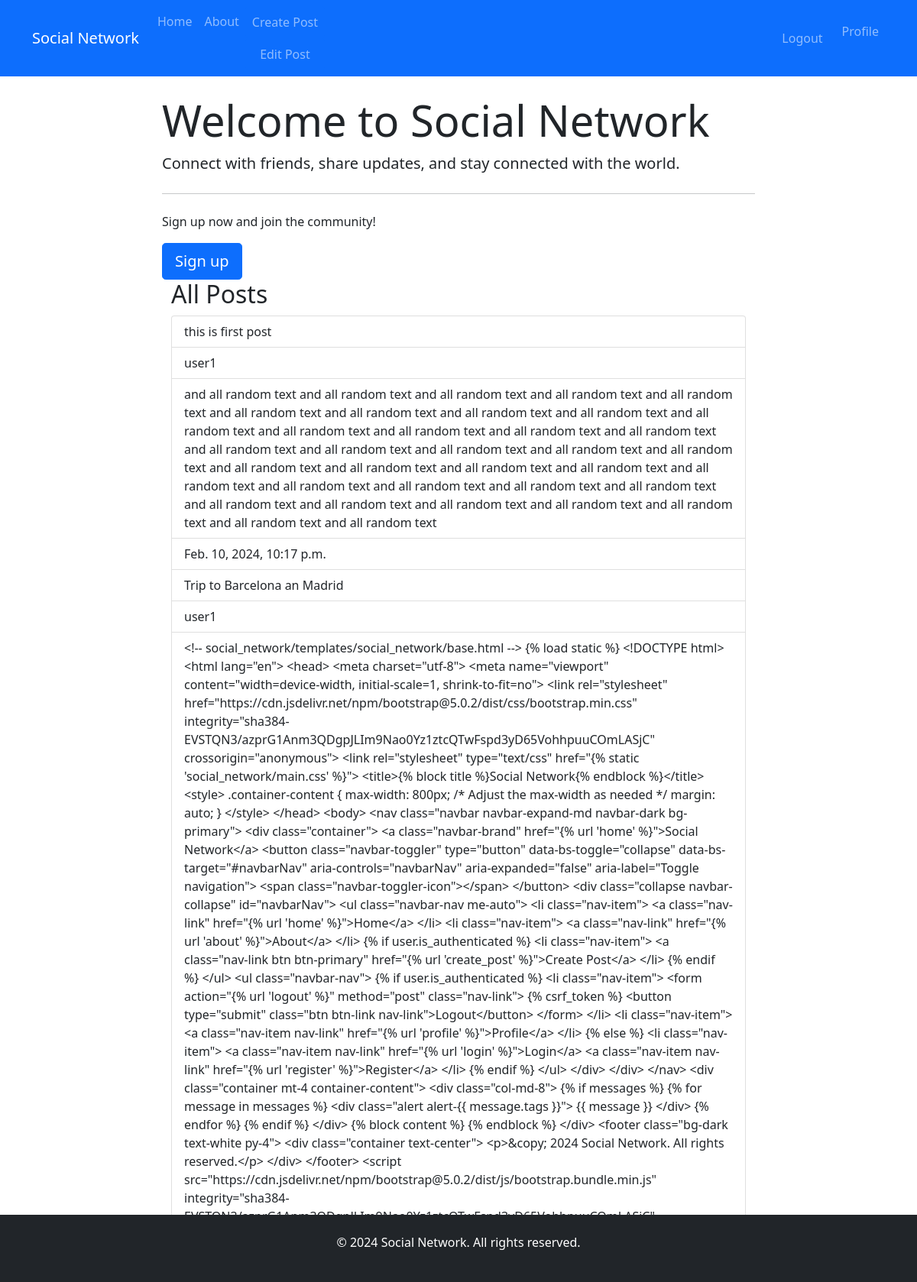
Screenshot of / (signed in) with the database file from the repository.
### social_network/models.py (models this page shows)
class Post(models.Model):
    STATUS_CHOICES = [
        ('draft', 'Draft'),
        ('published', 'Published'),
        ('archived', 'Archived'),
    ]
    author = models.ForeignKey(User, on_delete=models.CASCADE, related_name='posts')
    title = models.CharField(max_length=100)
    content = models.TextField()
    image = models.URLField(blank=True)
    status = models.CharField(max_length=20, choices=STATUS_CHOICES, default='draft')
    created_at = models.DateTimeField(auto_now_add=True)
    updated_at = models.DateTimeField(auto_now=True)

### social_network/views.py (the view)
# urls.py: 2. Add a URL to urlpatterns:  path('', views.home, name='home')
def home(request):
    all_posts = Post.objects.all()
    return render(request, 'social_network/home.html', {'all_posts': all_posts})

### social_network/templates/social_network/home.html (shortened to what this page needs)
{% extends 'social_network/base.html' %}
{% block content %}
<div class="jumbotron">
    <h1 class="display-4">Welcome to Social Network</h1>
    <p class="lead">Connect with friends, share updates, and stay connected with the world.</p>
    <hr class="my-4">
    <p>Sign up now and join the community!</p>
    <a class="btn btn-primary btn-lg" href="{% url 'register' %}" role="button">Sign up</a>
</div>
<div class="container">
    <h2>All Posts</h2>
    {% if user.posts.all %}
        <ul class="list-group">
             {% for post in user.posts.all %}
                <li class="list-group-item">{{ post.title }}</li>
                <li class="list-group-item">{{ post.author }}</li>
                <li class="list-group-item">{{ post.content }}</li>
                <li class="list-group-item">{{ post.created_at }}</li>
             {% endfor %}
         </ul>
    {% else %}
            <p> class="card-text">No posts found.</p>
    {% endif %}
</div>
{% endblock %}

### rows the page displays
Post: title "this is first post", author "user1", content "and all random text and all random text and all random text and all random text and all random text and all random text and all random text and all random text and all random text and all random text and all random text and all random text and all random text and all random text and all random text and all random text and all random text and all random text and all random text and all random text and all random text and all random text and all random text and all random text and all random text and all random text and all random text and all random text and all random text and all random text and all random text and all random text and all random text and all random text and all random text", created_at "Feb. 10, 2024, 10:17 p.m."
Post: title "Trip to Barcelona an Madrid", author "user1", content "<!-- social_network/templates/social_network/base.html --> {% load static %} <!DOCTYPE html> <html lang=\"en\"> <head> <meta charset=\"utf-8\"> <meta name=\"viewport\" content=\"width=device-width, initial-scale=1, shrink-to-fit=no\"> <link rel=\"stylesheet\" href=\"https://cdn.jsdelivr.net/npm/bootstrap@5.0.2/dist/css/bootstrap.min.css\" integrity=\"sha384-EVSTQN3/azprG1Anm3QDgpJLIm9Nao0Yz1ztcQTwFspd3yD65VohhpuuCOmLASjC\" crossorigin=\"anonymous\"> <link rel=\"stylesheet\" type=\"text/css\" href=\"{% static 'social_network/main.css' %}\"> <title>{% block title %}Social Network{% endblock %}</title> <style> .container-content { max-width: 800px; /* Adjust the max-width as needed */ margin: auto; } </style>…"
